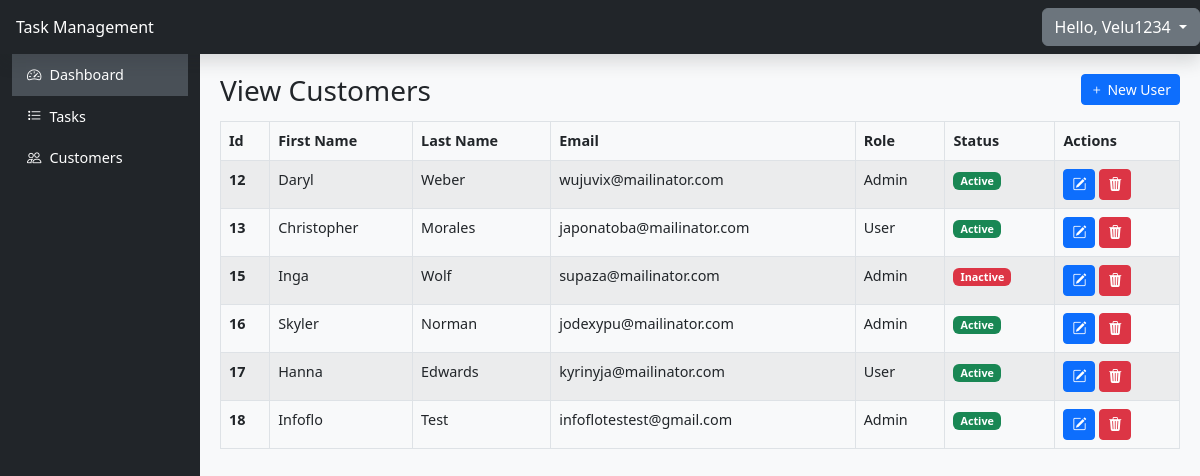
Page /admin/customers/list.php (signed in) on the committed database.
### tables this page shows
CREATE TABLE `users` (
  `id` int NOT NULL,
  `first_name` varchar(50) DEFAULT NULL,
  `last_name` varchar(50) DEFAULT NULL,
  `email` varchar(100) NOT NULL,
  `password` varchar(255) NOT NULL,
  `role` enum('Admin','User') DEFAULT 'User',
  `status` enum('Active','Inactive') DEFAULT 'Active',
  `created_at` timestamp NULL DEFAULT CURRENT_TIMESTAMP,
  `updated_at` timestamp NULL DEFAULT CURRENT_TIMESTAMP ON UPDATE CURRENT_TIMESTAMP
);

### admin/customers/list.php (the view, shortened to what this page needs)
<?php
include "../../header.php";
include "../../sidebar.php";
include "../../db_connection.php";
$userId = $_SESSION['user']['id'];
$users = $conn->query("SELECT * FROM users WHERE id != '$userId'");
?>
<div class="row">
    <div class="col-md-6">
        <h3>View Customers</h3>
    </div>
    <div class="col-md-6">
        <a class="btn btn-primary btn-sm float-end mb-3" href="AddEditCustomer.php" role="button"><i class="bi bi-plus"></i>&nbsp;New User</a>
    </div>
</div>
<table class="table table-bordered table-striped">
    <thead>
        <tr>
            <th scope="col">Id</th>
            <th scope="col">First Name</th>
            <th scope="col">Last Name</th>
            <th scope="col">Email</th>
            <th scope="col">Role</th>
            <th scope="col">Status</th>
            <th scope="col">Actions</th>
        </tr>
    </thead>
    <tbody>
        <?php if ($users->num_rows > 0): ?>
            <?php while ($row = $users->fetch_assoc()): ?>
                <tr>
                    <th scope="row"><?php echo $row['id']; ?></th>
                    <td><?php echo htmlspecialchars($row['first_name']); ?></td>
                    <td><?php echo htmlspecialchars($row['last_name']); ?></td>
                    <td><?php echo htmlspecialchars($row['email']); ?></td>
                    <td><?php echo htmlspecialchars($row['role']); ?></td>
                    <td>
                        <span class="badge text-bg-<?= $row['status'] == 'Active' ? 'success' : 'danger' ?>"><?= htmlspecialchars($row['status']) ?></span>
                    </td>
                    <td>
                        <a href="AddEditCustomer.php?id=<?php echo $row['id']; ?>" class="btn btn-primary btn-sm" title="Edit">
                            <i class="bi bi-pencil-square"></i>
                        </a>
                        <a href="?deleteId=<?php echo $row['id']; ?>" class="btn btn-danger btn-sm" title="Delete"
                            onclick="return confirm('Are you sure you want to delete this user?');">
                            <i class="bi bi-trash3-fill"></i>
                        </a>
                    </td>
                </tr>
            <?php endwhile; ?>
        <?php else: ?>
            <tr>
                <td colspan="7" class="text-center">No customers found.</td>
            </tr>
        <?php endif; ?>
    </tbody>
</table>
<?php include "../../footer.php";
?>

### header.php (shortened to what this page needs)
<?php
$isAdmin = !empty($_SESSION['user']['role']) && strtolower($_SESSION['user']['role']) == 'admin';
?>
<!DOCTYPE html>
<html lang="en">
<head>
    <link href=<?= SITE_URL . '/bootstrap.min.css' ?> rel="stylesheet">
    <link href="https://cdn.jsdelivr.net/npm/bootstrap-icons/font/bootstrap-icons.css" rel="stylesheet">
    <link rel="stylesheet" href=<?= SITE_URL . '/styles.css' ?>>
</head>
<body>

### sidebar.php (shortened to what this page needs)
<?php
global $isAdmin;
$userName = $_SESSION['user']['first_name'] ?? 'Admin';
?>
<body class="bg-light">
    <header class="navbar navbar-dark sticky-top bg-dark shadow">
        <a class="navbar-brand col-md-3 col-lg-2 me-0 px-3 fs-6" href="#">Task Management</a>
        <div class="btn-group">
            <button class="btn btn-secondary dropdown-toggle" type="button" data-bs-toggle="dropdown" data-bs-auto-close="true" aria-expanded="false">
                Hello, <?= $userName ?>
            </button>
        </div>
    </header>
    <div class="container-fluid">
        <div class="row">
            <nav id="sidebarMenu" class="col-md-3 col-lg-2 d-md-block bg-dark sidebar collapse">
                <div class="position-sticky">
                    <a href="<?= SITE_URL . '/dashboard.php' ?>" class="active">
                        <i class="bi bi-speedometer2 me-2"></i>Dashboard
                    </a>
                    <a href="#" data-bs-toggle="collapse" data-bs-target="#tasksMenu" aria-expanded="false">
                        <i class="bi bi-list-task me-2"></i>Tasks
                    </a>
                    <?php if ($isAdmin): ?>
                        <a href="#" data-bs-toggle="collapse" data-bs-target="#customersMenu" aria-expanded="false">
                            <i class="bi bi-people me-2"></i>Customers
                        </a>
                    <?php endif; ?>
                </div>
            </nav>
            <main class="col-md-9 ms-sm-auto col-lg-10 main-content">

### footer.php (shortened to what this page needs)
</main>
</div>
</div>
</body>
</html>

### styles.css (style rules this page uses)
body { font-size: 0.9rem; }
.navbar { z-index: 1000; }
.sidebar { height: 100vh; overflow-y: auto; }
.sidebar a { padding: 10px 15px; display: block; color: #ffffff; text-decoration: none; }
.sidebar a.active, .sidebar a:hover { background-color: #495057; }
.main-content { padding: 20px; background-color: #f8f9fa; height: 100vh; overflow-y: auto; }

### rows in the picture
users: id "12", first_name "Daryl", last_name "Weber", email "wujuvix@mailinator.com", role "Admin", status "Active"
users: id "13", first_name "Christopher", last_name "Morales", email "japonatoba@mailinator.com", role "User", status "Active"
users: id "15", first_name "Inga", last_name "Wolf", email "supaza@mailinator.com", role "Admin", status "Inactive"
users: id "16", first_name "Skyler", last_name "Norman", email "jodexypu@mailinator.com", role "Admin", status "Active"
users: id "17", first_name "Hanna", last_name "Edwards", email "kyrinyja@mailinator.com", role "User", status "Active"
users: id "18", first_name "Infoflo", last_name "Test", email "infoflotestest@gmail.com", role "Admin", status "Active"

### other values in the picture
$userName "Velu1234"
